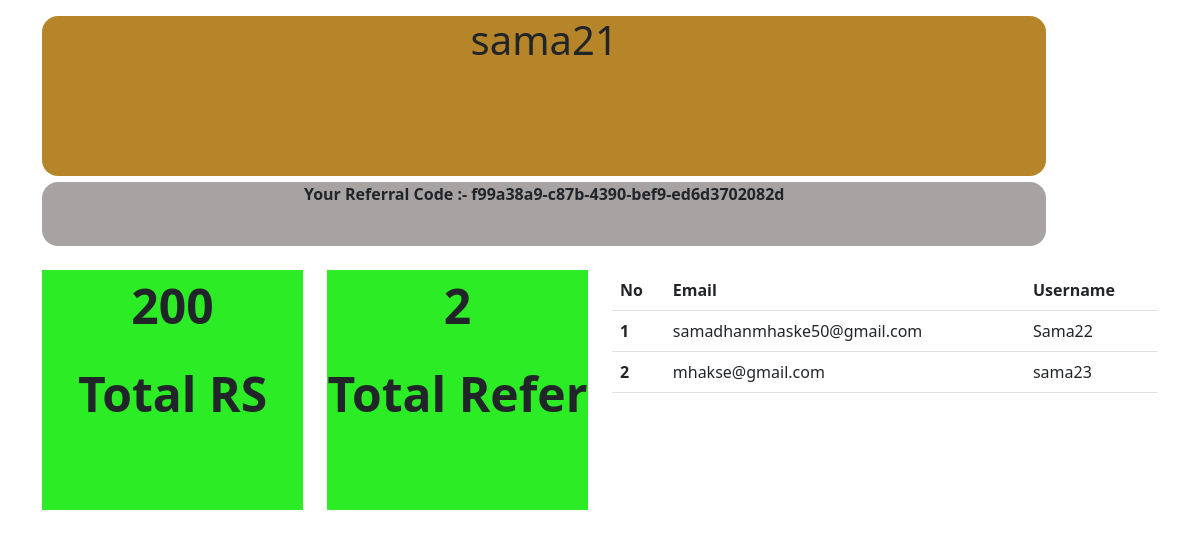
Page /home/ (signed in) on the committed database.
### app/models.py (models this page shows)
class User_Details(models.Model):
    user = models.OneToOneField(to=User, on_delete=models.CASCADE,related_name='User_Details')
    referral_code = models.CharField(max_length=255,unique=True)
    user_count = models.BigIntegerField(default=0)
    referral_money = models.BigIntegerField(default=0)

class User_referral(models.Model):
    user = models.ForeignKey(to=User, on_delete=models.CASCADE,related_name='User_referral1')
    refer_by = models.ForeignKey(to=User, on_delete=models.CASCADE,related_name='User_referral2')

### app/views.py (the view)
# urls.py: path('home/',home,name='home'),
def home(request):
    if request.user.is_authenticated:
        all_user_ref = User_referral.objects.filter(refer_by=request.user)
        user_data = User_Details.objects.get(user=request.user)
        return render(request,'home.html' ,{'all_user_ref':all_user_ref,'user_data':user_data})
    else:
        return redirect('index')

### app/templates/home.html (shortened to what this page needs)
<!doctype html>
<html lang="en">
  <head>
    <link href="https://cdn.jsdelivr.net/npm/bootstrap@5.2.3/dist/css/bootstrap.min.css" rel="stylesheet">
  </head>
  <body>
    <div class="container mt-3">
       <div class="userdash">
            <h1>{{request.user.username}}</h1>
       </div>
       <div class="refferid">
            <p>Your Referral Code :-  {{user_data.referral_code}}</p>
       </div>
       <div class="row justify-content-start mt-4">
        <div class="col-3 fiest">
            <div class="totalmoney">
                <p>{{user_data.referral_money}}</p>
                Total RS
            </div>
          </div>
          <div class="col-3">
            <div class="totalmoney">
                <p>{{user_data.user_count}}</p>
                Total Refer
            </div>
          </div>
          <div class="col-6">
            <table class="table">
                <thead>
                  <tr>
                    <th scope="col">No</th>
                    <th scope="col">Email</th>
                    <th scope="col">Username</th>
                  </tr>
                </thead>
                <tbody>
                    {% if all_user_ref %}
                        {% for oneuser in all_user_ref %}
                            <tr>
                                <th scope="row">{{forloop.counter}}</th>
                                <td>{{oneuser.user.email}}</td>
                                <td>{{oneuser.user.username}}</td>
                            </tr>
                        {% endfor %}
                    {% else %}
                        <h1>No Data</h1>
                    {% endif %}
                </tbody>
              </table>
          </div>
       </div>
    </div>
  </body>
</html>

### app/templates/home.html (style rules this page uses)
.userdash { background-color: #b6852a; width: 90%; height: 20vh; border-radius: 1rem; text-align: center; }
.refferid { background-color: #a8a3a3; width: 90%; height: 8vh; margin-top: 0.4rem; border-radius: 1rem; text-align: center; font-weight: bold; }
.totalmoney { background-color: #2cec25; height: 30vh; text-align: center; font-size: 3rem; font-weight: bold; }

### rows in the picture
User_Details: referral_code "f99a38a9-c87b-4390-bef9-ed6d3702082d", referral_money "200", user_count "2"
User_referral: user.email "samadhanmhaske50@gmail.com", user.username "Sama22"
User_referral: user.email "mhakse@gmail.com", user.username "sama23"

### other values in the picture
{{ request.user.username }} "sama21"
